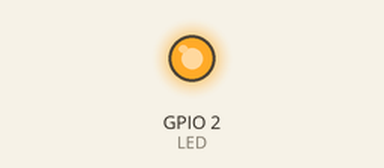
A sketch run on a simulated ESP32. Shown: output pins drawn as LEDs (lit = HIGH). WiFi joins after 1.5 s; servers stay silent unless stated; what the sketch prints to the serial monitor is not drawn.

Above: at 2.0 s.
At 3.5 s:
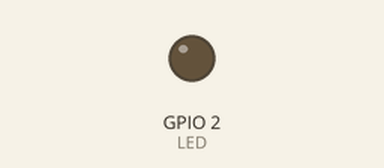
Timing chart, 0 to 5.0 s (numbered marks = the images above):
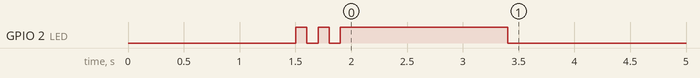

The sketch:

1.connect_wifi.ino
```cpp
/*
  该程序作用是使 ESP32 连接 WiFi，并在串口屏打印相关信息
  在线文档：https://docs.geeksman.com/esp32/Arduino/18.esp32-arduino-wifi.html
*/
#include <WiFi.h>

#define LED   2

// 定义 WiFi 名与密码
const char * ssid = "GeeksMan";
const char * password = "123456qq.";

void setup() {
  Serial.begin(9600);

  // 连接 WiFi
  WiFi.begin(ssid, password);

  Serial.print("正在连接 Wi-Fi");

  // 检测是否连接成功
  while (WiFi.status() != WL_CONNECTED) {
    delay(500);
    Serial.print(".");
    }

  Serial.println("连接成功");
  Serial.print("IP 地址：");
  Serial.println(WiFi.localIP());

  // 通过板载 LED 反馈 WiFi 连接状态
  pinMode(LED, OUTPUT);

  digitalWrite(LED, HIGH);
  delay(100);
  digitalWrite(LED, LOW);
  delay(100);

  digitalWrite(LED, HIGH);
  delay(100);
  digitalWrite(LED, LOW);
  delay(100);

  digitalWrite(LED, HIGH);
  delay(1500);
  digitalWrite(LED, LOW);
}

void loop() {
}
```
